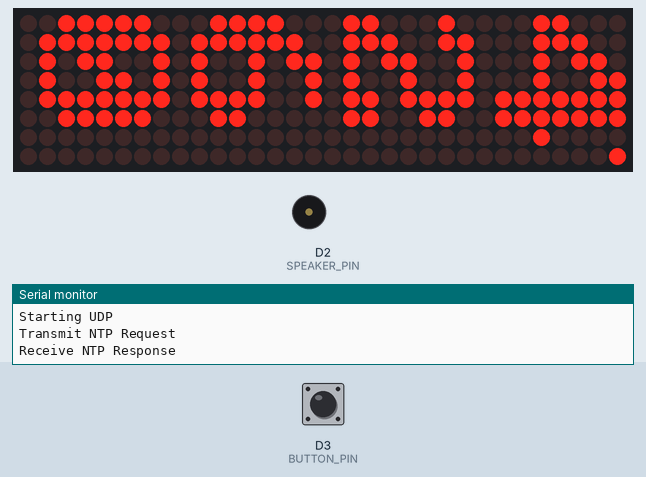
Simulated run of this sketch. Board: ESP8266 (NodeMCU). Parts: 32×8 LED matrix, buzzer (waves = sounding), the last lines printed to the serial monitor. The test bench sets the inputs (shaded band); at power-on: D3 (BUTTON_PIN) HIGH. WiFi joins after 1.5 s; servers stay silent unless stated.

Above: at 2.8 s.
2.9 s: D3 (BUTTON_PIN) pulled LOW for 0.15 s
At 3.6 s:
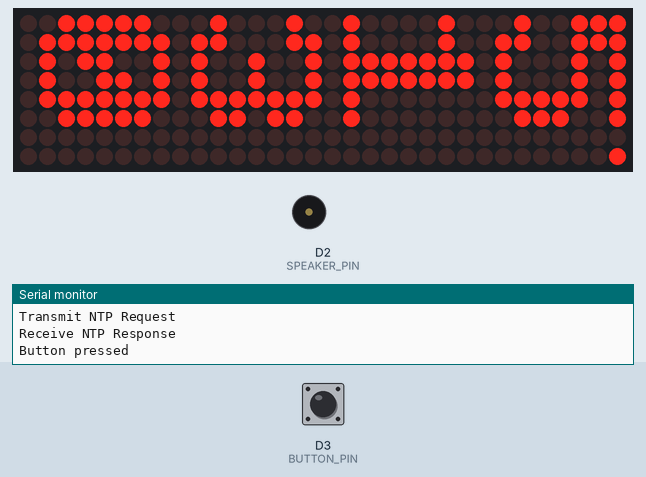
4.6 s: D3 (BUTTON_PIN) pulled LOW for 1 s
At 6.0 s:
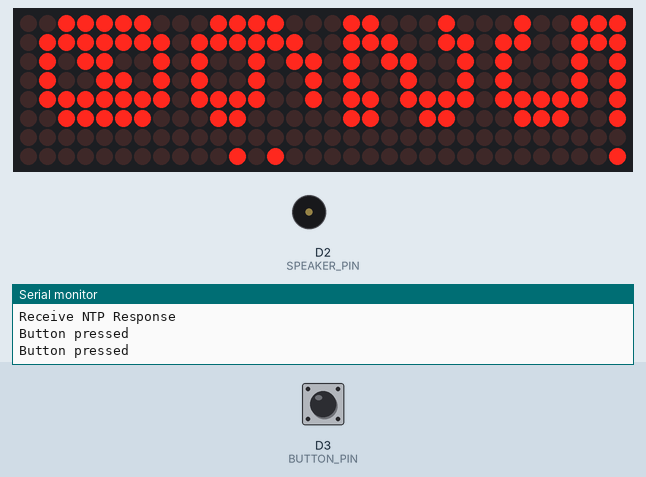
7.1 s: D3 (BUTTON_PIN) pulled LOW for 3.2 s
At 9.2 s:
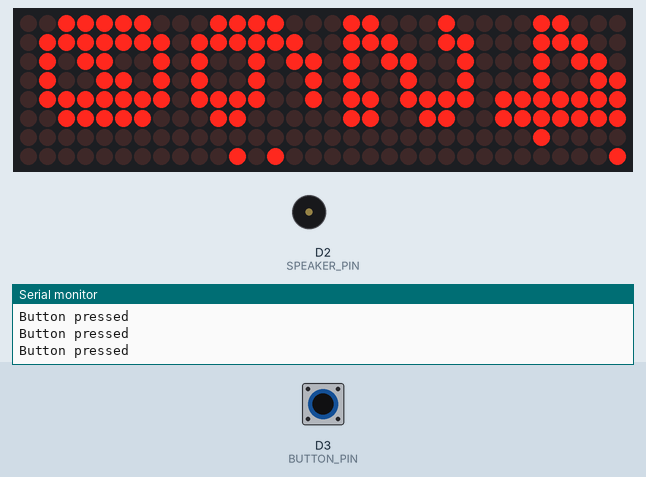
11.8 s: D3 (BUTTON_PIN) pulsed LOW 5 times (0.12 s each, 0.3 s apart)
At 12.57 s:
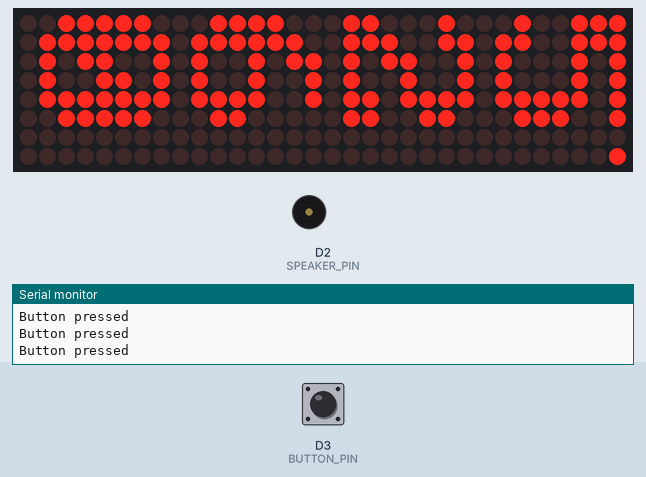
Timing chart, 0 to 43.6 s (numbered marks = the images above; inputs shaded):
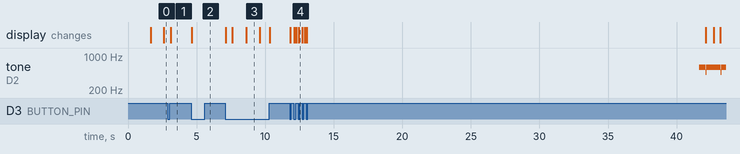

Measured:
- after the input at 2.9 s, the display: changes after 0.20 s (image 1)
- after the input at 4.6 s, the display: changes at once (image 2)
- after the input at 7.1 s, the display: changes at once (image 3)
- by itself, tone on D2 (SPEAKER_PIN): plays 585 Hz for 0.48 s, 465 Hz for 0.04 s, 585 Hz for 1.0 s, 468 Hz for 0.04 s, 585 Hz for 0.35 s
- what the display in image 3 shows lasts 1.0 s, from 8.6 s to 9.6 s

The sketch:

esp8266_clock.ino
```cpp
#include <TimeLib.h>
#include <WiFiManager.h>
#include <DNSServer.h>
#include <ESP8266WebServer.h>
#include <ESP8266mDNS.h>
#include <ESP8266WiFi.h>
#include <ArduinoOTA.h>
#include <WiFiUdp.h>
#include <PubSubClient.h>
#include <Hash.h>
#include <LedControl.h>

#define NUM_DISPLAY 4
#define NOTE_D5  587

const int SPEAKER_PIN = D2;
const int BUTTON_PIN = D3;

long noteDuration = 500;
long frequency = NOTE_D5;

IPAddress timeServerIP;
const char* ntpServerName = "ca.pool.ntp.org";

//const int timeZone = 1;     // Central European Time
const int timeZone = -4;  // Eastern Standard Time (USA)
//const int timeZone = -4;  // Eastern Daylight Time (USA)
//const int timeZone = -8;  // Pacific Standard Time (USA)
//const int timeZone = -7;  // Pacific Daylight Time (USA)

unsigned int localPort = 2390;  // local port to listen for UDP packets

const char* HOSTNAME = "ESP-CLOCK";
#define PASSWORD "OMFG@@"

WiFiUDP Udp;
WiFiClient espClient;
PubSubClient client(espClient);
MDNSResponder mdns;


// data, clock, cs, numdevices
//LedControl lc = LedControl(D7,D5,D6,4);
LedControl lc = LedControl(D7, D5, D4, NUM_DISPLAY);

int prev_display[NUM_DISPLAY] = { -1, -1, -1, -1 };

boolean flicker = true;

time_t next_alarm = 0;
time_t prevDisplay = 0; // when the digital clock was displayed

const int num[10][8] = {
  {0x00, 0x78, 0xcc, 0xec, 0xfc, 0xdc, 0xcc, 0x78}, // zero
  {0x00, 0xfc, 0x30, 0x30, 0x30, 0x30, 0xf0, 0x30}, // one
  {0x00, 0xfc, 0xcc, 0x60, 0x38, 0x0c, 0xcc, 0x78}, // two
  {0x00, 0x78, 0xcc, 0x0c, 0x38, 0x0c, 0xcc, 0x78}, // three
  {0x00, 0x0c, 0x0c, 0xfe, 0xcc, 0x6c, 0x3c, 0x1c}, // four
  {0x00, 0x78, 0xcc, 0x0c, 0x0c, 0xf8, 0xc0, 0xfc}, // five
  {0x00, 0x78, 0xcc, 0xcc, 0xf8, 0xc0, 0x60, 0x38}, // six
  {0x00, 0x60, 0x60, 0x30, 0x18, 0x0c, 0xcc, 0xfc}, // seven
  {0x00, 0x78, 0xcc, 0xcc, 0x78, 0xcc, 0xcc, 0x78}, // eight
  {0x00, 0x70, 0x18, 0x0c, 0x7c, 0xcc, 0xcc, 0x78} // nine
};

#define DEBUGGING(...) Serial.println( __VA_ARGS__ )
#define DEBUGGING_L(...) Serial.print( __VA_ARGS__ )
#define DEBUGGING_F(...) Serial.printf( __VA_ARGS__ )

#ifndef DEBUGGING
#define DEBUGGING(...)
#endif
#ifndef DEBUGGING_L
#define DEBUGGING_L(...)
#endif
#ifndef DEBUGGING_F
#define DEBUGGING_F(...)
#endif

enum states
{
  SHOW_TIME,           // Displays the time and date
  SHOW_ALARM_TIME,     // Displays the alarm time
  SHOW_DATE,          // Displays the date time
  ALARM_ON            // Displays the time and date, and buzzer is on (alarm time met)
};

states state;  // Holds the current state of the system

volatile long lastDebounceTime = 0;
const int debounceDelay = 20;

void pushbutton() {
  // Get the pin reading.
  int reading = digitalRead(BUTTON_PIN);

  // Ignore dupe readings.
  if (reading == state) return;

  boolean debounce = false;

  // Check to see if the change is within a debounce delay threshold.
  if ((millis() - lastDebounceTime) <= debounceDelay) {
    debounce = true;
  }

  // This update to the last debounce check is necessary regardless of debounce state.
  lastDebounceTime = millis();

  // Ignore reads within a debounce delay threshold.
  if (debounce) return;

  if (state == ALARM_ON)
  {
    state = SHOW_TIME;
    next_alarm += 86400;
  }
  else
  {
    if (state == SHOW_TIME)
      state = SHOW_DATE;
    else if (state == SHOW_DATE)
      state = SHOW_ALARM_TIME;
    else
      state = SHOW_TIME;
  }
  Serial.println("Button pressed");
}

void configModeCallback (WiFiManager *myWiFiManager) {
  DEBUGGING_L("Entered config mode");
  DEBUGGING_L(WiFi.softAPIP());
  //if you used auto generated SSID, print it
  DEBUGGING_L(myWiFiManager->getConfigPortalSSID());
}

void setup()
{
  Serial.begin(115200);

  WiFi.hostname(HOSTNAME);
  WiFiManager wifiManager;
  // put your setup code here, to run once:
  //set callback that gets called when connecting to previous WiFi fails, and enters Access Point mode
  wifiManager.setAPCallback(configModeCallback);

  //wifiManager.resetSettings();

  wifiManager.setDebugOutput(true);

  //set minimu quality of signal so it ignores AP's under that quality
  //defaults to 8%
  //wifiManager.setMinimumSignalQuality();

  //sets timeout until configuration portal gets turned off
  //useful to make it all retry or go to sleep
  //in seconds
  wifiManager.setTimeout(300);

  //fetches ssid and pass and tries to connect
  //if it does not connect it starts an access point with the specified name
  //here  "AutoConnectAP"
  //and goes into a blocking loop awaiting configuration
  if (!wifiManager.autoConnect()) {
    DEBUGGING("failed to connect and hit timeout");
    //reset and try again, or maybe put it to deep sleep
    ESP.reset();
    delay(1000);
  }

  if (!mdns.begin(HOSTNAME, WiFi.localIP())) {
    DEBUGGING("Error setting up MDNS responder!");
    while (1) {
      delay(1000);
    }
  }

  Serial.println("mDNS responder started");

  // Port defaults to 8266
  ArduinoOTA.setPort(8266);

  // Hostname defaults to esp8266-[ChipID]
  ArduinoOTA.setHostname(HOSTNAME);

  // No authentication by default
  ArduinoOTA.setPassword((const char *)PASSWORD);

  ArduinoOTA.onStart([]() {
    DEBUGGING_L("Start");
  });
  ArduinoOTA.onEnd([]() {
    DEBUGGING_L("\nEnd");
  });
  ArduinoOTA.onProgress([](unsigned int progress, unsigned int total) {
    DEBUGGING_F("Progress: %u%%\r", (progress / (total / 100)));
  });
  ArduinoOTA.onError([](ota_error_t error) {
    DEBUGGING_F("Error[%u]: ", error);
    if (error == OTA_AUTH_ERROR) DEBUGGING_L("Auth Failed");
    else if (error == OTA_BEGIN_ERROR) DEBUGGING_L("Begin Failed");
    else if (error == OTA_CONNECT_ERROR) DEBUGGING_L("Connect Failed");
    else if (error == OTA_RECEIVE_ERROR) DEBUGGING_L("Receive Failed");
    else if (error == OTA_END_ERROR) DEBUGGING_L("End Failed");
  });

  ArduinoOTA.begin();
  Serial.println("Starting UDP");
  Udp.begin(localPort);

  for (int i = 0; i < NUM_DISPLAY; i++)
  {
    lc.shutdown(i, false); // come out of powersaving
    lc.setIntensity(i, 15); // set brightness 0-15
    lc.clearDisplay(i);   // clear display
    drawNum(1, i);
  }

  // get a random server from the pool
  WiFi.hostByName(ntpServerName, timeServerIP);
  setSyncProvider(getNtpTime);

  pinMode(SPEAKER_PIN, OUTPUT);
  pinMode(BUTTON_PIN, INPUT_PULLUP);

  attachInterrupt(BUTTON_PIN, pushbutton, CHANGE);

  state = SHOW_TIME;
  //state = SHOW_TIME_ALARM_ON;

  next_alarm = now() + 40;
}


void loop()
{
  mdns.update();
  ArduinoOTA.handle();
  client.loop();

  if (timeStatus() != timeNotSet)
  {
    { //update the display only if time has
      switch (state)
      {
        case SHOW_TIME:
          if (now() > prevDisplay)
          {
            displayHour();
            prevDisplay = now();
            flicker = !flicker;
          }
          break;
        case SHOW_ALARM_TIME:
          displayAlarm();
          break;
        case SHOW_DATE:
          displayDate();
          break;
        case ALARM_ON:
         if (now() > prevDisplay)
          {
          if (flicker)
          {
            displayHour();
          }
          else
          {
            clearDisplay();
          }
          playNote(SPEAKER_PIN, frequency, noteDuration);
          flicker = !flicker;
          }
          break;
      }

      if (now() >= next_alarm)
      {
        state = ALARM_ON;
      }
      else
        lc.setLed(0, 7, 7, true );
    }
  }


}

void clearDisplay()
{
  for (int i = 0; i < NUM_DISPLAY; i++)
  {
    prev_display[i] = -1;
    lc.clearDisplay(i);
  }
}

void playNote(int targetPin, long frequency, long length) {
  long delay = 1000000 / frequency / 2;
  long cycles = frequency * length / 1000;
  for (long i = 0; i < cycles; i++) {
    digitalWrite(targetPin, HIGH);
    delayMicroseconds(delay);
    digitalWrite(targetPin, LOW);
    delayMicroseconds(delay);
  }
}

void drawNum(int number, int display)
{
  lc.setColumn(display, 0, num[number][0]);
  lc.setColumn(display, 1, num[number][1]);
  lc.setColumn(display, 2, num[number][2]);
  lc.setColumn(display, 3, num[number][3]);
  lc.setColumn(display, 4, num[number][4]);
  lc.setColumn(display, 5, num[number][5]);
  lc.setColumn(display, 6, num[number][6]);
  lc.setColumn(display, 7, num[number][7]);
}

void displayHour()
{
  int display[NUM_DISPLAY];
  display[3] = hour() / 10;
  display[2] = hour() % 10;
  if (minute() < 10)
  {
    display[1] = 0;
  }
  else
  {
    display[1] = minute() / 10;
  }

  display[0] = minute() % 10;

  update_antiflicker(display);

  lc.setLed(2, 7, 5, flicker );
  lc.setLed(2, 7, 3, flicker );
}

void displayAlarm()
{
  int display[NUM_DISPLAY];
  display[3] = hour(next_alarm) / 10;
  display[2] = hour(next_alarm) % 10;
  if (minute(next_alarm) < 10)
  {
    display[1] = 0;
  }
  else
  {
    display[1] = minute(next_alarm) / 10;
  }

  display[0] = minute(next_alarm) % 10;

  update_antiflicker(display);

  lc.setLed(2, 7, 5, flicker );
  lc.setLed(2, 7, 3, flicker );
}

void displayDate()
{
  int display[NUM_DISPLAY];
  if (month() < 10)
  {
    display[3] = 0;
  }
  else
  {
    display[3] = month() / 10;
  }
  display[2] = month() % 10;
  if (day() < 10)
  {
    display[1] = 0;
  }
  else
  {
    display[1] = day() / 10;
  }

  display[0] = day() % 10;

  update_antiflicker(display);
}

void update_antiflicker(int *display)
{
  for ( int i = 0; i < NUM_DISPLAY; i++)
  {
    if ( display[i] != prev_display[i])
    {
      lc.clearDisplay(i);

      drawNum(display[i], i );
      prev_display[i] = display[i];
    }
  }
}

/*-------- NTP code ----------*/

const int NTP_PACKET_SIZE = 48; // NTP time is in the first 48 bytes of message
byte packetBuffer[NTP_PACKET_SIZE]; //buffer to hold incoming & outgoing packets

time_t getNtpTime()
{
  while (Udp.parsePacket() > 0) ; // discard any previously received packets
  Serial.println("Transmit NTP Request");
  sendNTPpacket(timeServerIP);
  uint32_t beginWait = millis();
  while (millis() - beginWait < 1500) {
    int size = Udp.parsePacket();
    if (size >= NTP_PACKET_SIZE) {
      Serial.println("Receive NTP Response");
      Udp.read(packetBuffer, NTP_PACKET_SIZE);  // read packet into the buffer
      unsigned long secsSince1900;
      // convert four bytes starting at location 40 to a long integer
      secsSince1900 =  (unsigned long)packetBuffer[40] << 24;
      secsSince1900 |= (unsigned long)packetBuffer[41] << 16;
      secsSince1900 |= (unsigned long)packetBuffer[42] << 8;
      secsSince1900 |= (unsigned long)packetBuffer[43];
      return secsSince1900 - 2208988800UL + timeZone * SECS_PER_HOUR;
    }
  }
  Serial.println("No NTP Response :-(");
  return 0; // return 0 if unable to get the time
}

// send an NTP request to the time server at the given address
void sendNTPpacket(IPAddress & address)
{
  // set all bytes in the buffer to 0
  memset(packetBuffer, 0, NTP_PACKET_SIZE);
  // Initialize values needed to form NTP request
  // (see URL above for details on the packets)
  packetBuffer[0] = 0b11100011;   // LI, Version, Mode
  packetBuffer[1] = 0;     // Stratum, or type of clock
  packetBuffer[2] = 6;     // Polling Interval
  packetBuffer[3] = 0xEC;  // Peer Clock Precision
  // 8 bytes of zero for Root Delay & Root Dispersion
  packetBuffer[12]  = 49;
  packetBuffer[13]  = 0x4E;
  packetBuffer[14]  = 49;
  packetBuffer[15]  = 52;
  // all NTP fields have been given values, now
  // you can send a packet requesting a timestamp:
  Udp.beginPacket(address, 123); //NTP requests are to port 123
  Udp.write(packetBuffer, NTP_PACKET_SIZE);
  Udp.endPacket();
}
```
